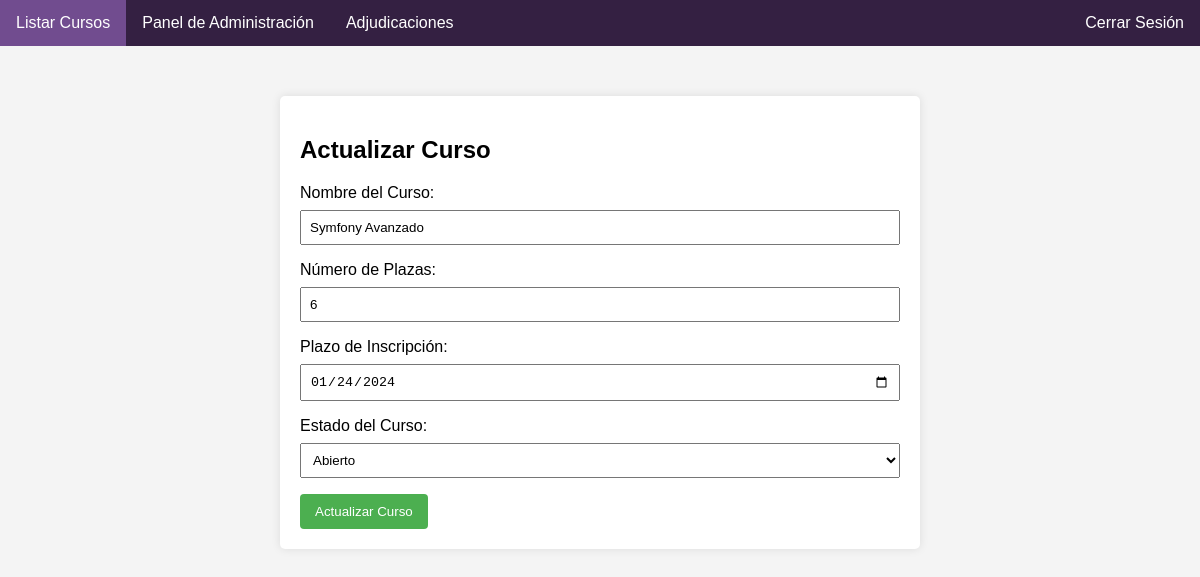
Page /actualizar_curso.php?codigo=36 (signed in) on the committed database.
### tables this page shows
CREATE TABLE `cursos` (
  `codigo` int(11) NOT NULL,
  `nombre` varchar(50) DEFAULT NULL,
  `abierto` tinyint(1) DEFAULT NULL,
  `numeroplazas` int(2) DEFAULT NULL,
  `plazoinscripcion` date NOT NULL
);

### actualizar_curso.php (the view, shortened to what this page needs)
<?php
require_once 'menu.php';
include_once 'conecta.php';
$codigoCurso = isset($_GET['codigo']) ? $_GET['codigo'] : '';
$sqlSelect = "SELECT * FROM cursos WHERE codigo = ?";
$stmtSelect = mysqli_prepare($conexion, $sqlSelect);
mysqli_stmt_bind_param($stmtSelect, "i", $codigoCurso);
mysqli_stmt_execute($stmtSelect);
$resultado = mysqli_stmt_get_result($stmtSelect);
$curso = mysqli_fetch_assoc($resultado);
?>
<!DOCTYPE html>
<html lang="en">
<head>
</head>
<body>
    <div class="container">
        <h2>Actualizar Curso</h2>
        <form action="actualizar_curso.php?codigo=<?php echo $codigoCurso; ?>" method="post">
            <label for="nombre">Nombre del Curso:</label>
            <input type="text" id="nombre" name="nombre" value="<?php echo isset($curso['nombre']) ? $curso['nombre'] : ''; ?>" required>
            <label for="numeroplazas">Número de Plazas:</label>
            <input type="number" id="numeroplazas" name="numeroplazas" value="<?php echo isset($curso['numeroplazas']) ? $curso['numeroplazas'] : ''; ?>" required>
            <label for="plazoinscripcion">Plazo de Inscripción:</label>
            <input type="date" id="plazoinscripcion" name="plazoinscripcion" value="<?php echo isset($curso['plazoinscripcion']) ? $curso['plazoinscripcion'] : ''; ?>" required>
            <label for="abierto">Estado del Curso:</label>
            <select id="abierto" name="abierto">
                <option value="1" <?php echo isset($curso['abierto']) && $curso['abierto'] == 1 ? 'selected' : ''; ?>>Abierto</option>
            </select>
            <button type="submit" name="submit">Actualizar Curso</button>
        </form>
    </div>
</body>
</html>

### menu.php (style rules this page uses)
body { font-family: Arial, sans-serif; background-color: #f0f0f0; margin: 0; padding: 0; }

### actualizar_curso.php (style rules this page uses)
body { font-family: Arial, sans-serif; background-color: #f4f4f4; margin: 0; padding: 0; }
.container { max-width: 600px; margin: 50px auto; background-color: #fff; padding: 20px; border-radius: 5px; box-shadow: 0 0 10px rgba(0, 0, 0, 0.1); }
label { display: block; margin-bottom: 8px; }
input, select { width: 100%; padding: 8px; margin-bottom: 16px; box-sizing: border-box; }
button { background-color: #4CAF50; color: white; padding: 10px 15px; border: none; border-radius: 4px; cursor: pointer; }

### rows in the picture
cursos: nombre "Symfony Avanzado", numeroplazas "6", plazoinscripcion "01/24/2024", abierto "Abierto"
